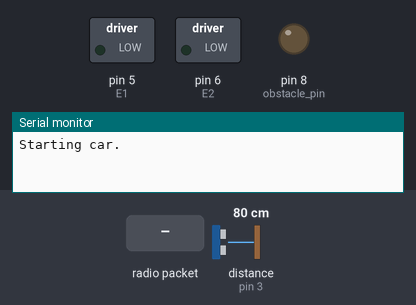
The sketch below on a simulated Arduino Uno, built with avr-gcc and run on an emulated ATmega328P. Shown: switched loads named in the sketch (green lamp = pin HIGH), output pins drawn as LEDs (lit = HIGH), the last lines printed to the serial monitor. The inputs (shaded band) are chosen by the test bench; at power-on: distance to the obstacle (sensor on pin 3) 80 cm. The echo pulse lasts 58.3 µs per cm; no radio packets arrive unless stated; pins used as bus, display or sensor lines are not drawn.

Above: at 1.2 s.
1.3 s: radio packet "1" arrives
At 2.3 s:
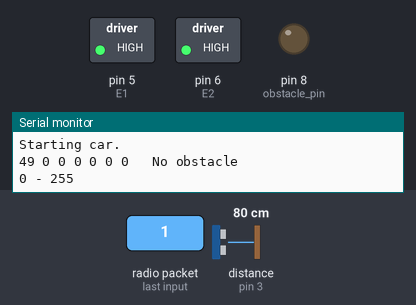
Timing chart, 0 to 4.3 s (numbered marks = the images above; inputs shaded):
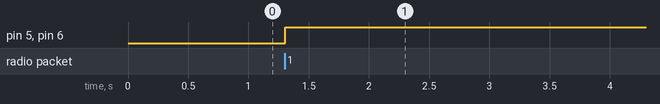

Measured:
- after the input at 1.3 s, pin 5 (E1), pin 6 (E2): LOW → HIGH at once

The sketch:

ArduAutoCar.ino
```cpp
#include <SPI.h>
#include "nRF24L01.h"
#include "RF24.h"

const int E1 = 5;
const int M1 = 4;
const int E2 = 6;
const int M2 = 7;

#define trigPin 2
#define echoPin 3

const int obstacle_pin = 8; // Use this pin to connect an LED. If an obstacle is detected, the LED will turn on.
                            // Beware that I have not shown this connection in the schematic, it is simply here for
                            // debugging.

RF24 radio(9, 10);

// Radio pipe addresses for the 2 nodes to communicate.
const uint64_t pipes[2] = { 0xF0F0F0F0E1LL, 0xF0F0F0F0D2LL };

void setup()
{
  Serial.begin(9600);
  Serial.println("Starting car.");
  pinMode(obstacle_pin, OUTPUT);
  pinMode(trigPin, OUTPUT);
  pinMode(echoPin, INPUT);
  radio.begin();
  radio.openWritingPipe(pipes[1]);
  radio.openReadingPipe(1,pipes[0]);
  radio.startListening();
}

void loop()
{
    // if there is data ready
    if ( radio.available() )
    {
      byte transmission[7];

        // Fetch the payload
        while (radio.available()) {
          radio.read( &transmission, sizeof(transmission));
        }

        // Spew it
        Serial.print(transmission[0]);
        Serial.print(" ");
        Serial.print(transmission[1]);
        Serial.print(" ");
        Serial.print(transmission[2]);
        Serial.print(" ");
        Serial.print(transmission[3]);
        Serial.print(" ");
        Serial.print(transmission[4]);
        Serial.print(" ");
        Serial.print(transmission[5]);
        Serial.print(" ");
        Serial.print(transmission[6]);
        Serial.print("   ");

        byte speedValue = transmission[1];
        byte turnValue = transmission[0];

        if (obstacle())
        {
//          speed(128);   //This will stop the motor from spinning
          speed(speedValue, true);
        }
        else
        {
          speed(speedValue, false);
        }

        turn(turnValue);

  // Delay just a little bit to let the other unit
  // make the transition to receiver
  delay(10);


      // First, stop listening so we can talk
      radio.stopListening();

      // Send the final one back.
      byte response = B0;
      radio.write( &response, sizeof(response) );

      // Now, resume listening so we catch the next packets.
      radio.startListening();
    } else
  {
    //speed(128, false); //If there is no contact with the controller, stop the car
  }
}

void speed(byte speedValue, bool obstacle)
{
  if (speedValue < 127)
         {
            int mappedVal = map(speedValue,0,126,0,255);
            //Going reverse
            Serial.print(mappedVal);
            Serial.print(" - ");
            Serial.println(255-mappedVal);
            digitalWrite(M1,LOW);
            analogWrite(E1, 255-mappedVal);   //PWM Speed Control
            delay(10);
         } else if (speedValue > 129 && !obstacle )
         {
            //Going forward
//            int mappedVal = map(speedValue-128,0,255,0,255);
            int mappedVal = map(speedValue,130,255,0,255);
            Serial.print(mappedVal);
            Serial.print(" - ");
            Serial.println(255-mappedVal);
            digitalWrite(M1,HIGH);
            analogWrite(E1, 255-mappedVal);   //PWM Speed Control
            delay(10);
         } else
         {
             Serial.println("Obstacle - stopping");
             digitalWrite(M1,LOW);
             analogWrite(E1, 0);
         }
}

void turn(byte turnValue)
{
  if (turnValue < 125)
         {
           int mappedVal = map(turnValue,0,255,0,255);
           //Turn righ
           digitalWrite(M2,LOW);
//           analogWrite(E2, mappedVal);   //PWM Speed Control
            analogWrite(E2, 255);
           delay(10);
         } else if (turnValue > 130)
         {
           //Turn left
           int mappedVal = map(turnValue-128,0,255,0,255);
           digitalWrite(M2,HIGH);
//           analogWrite(E2, mappedVal);   //PWM Speed Control
           analogWrite(E2, 0);
           delay(10);
         } else
         {
           digitalWrite(M2,LOW);
           analogWrite(E2, 0); //Set turning wheels to straight.
         }
}

boolean obstacle()
{
  long duration, distance;
  digitalWrite(trigPin, LOW);  // Added this line
  delayMicroseconds(2); // Added this line
  digitalWrite(trigPin, HIGH);
  delayMicroseconds(10); // Added this line
  digitalWrite(trigPin, LOW);
  duration = pulseIn(echoPin, HIGH);
  distance = (duration/2) / 29.1;

  if (distance >= 30 || distance <= 0){
    Serial.println("No obstacle");
    digitalWrite(obstacle_pin,LOW);
    return false;
  }
  else {
//    Serial.print("DANGER! ");
    Serial.print(distance);
    Serial.println(" cm");
    digitalWrite(obstacle_pin,HIGH);
    return true;
  }
}
```
